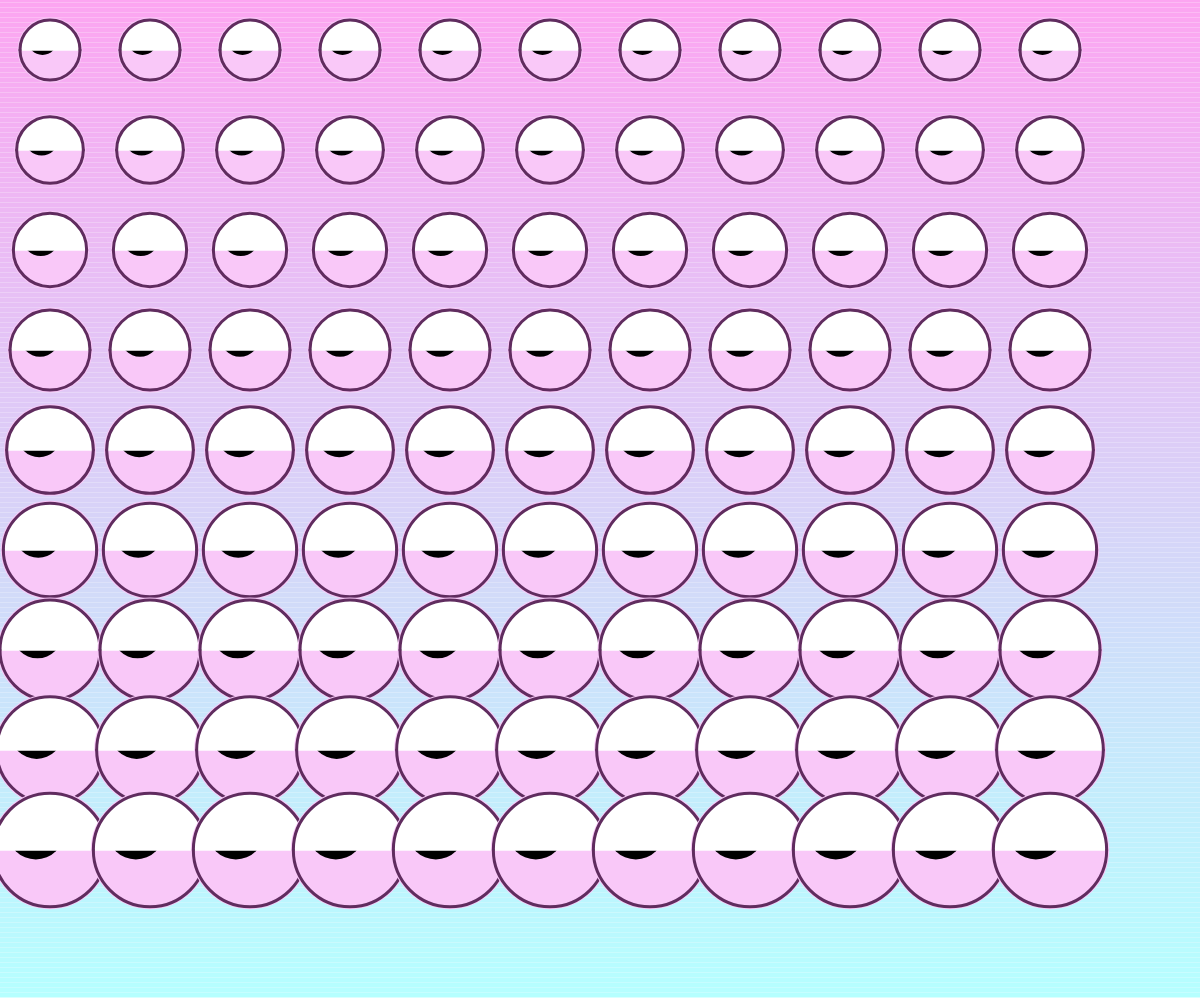
Frame 1 (no input)
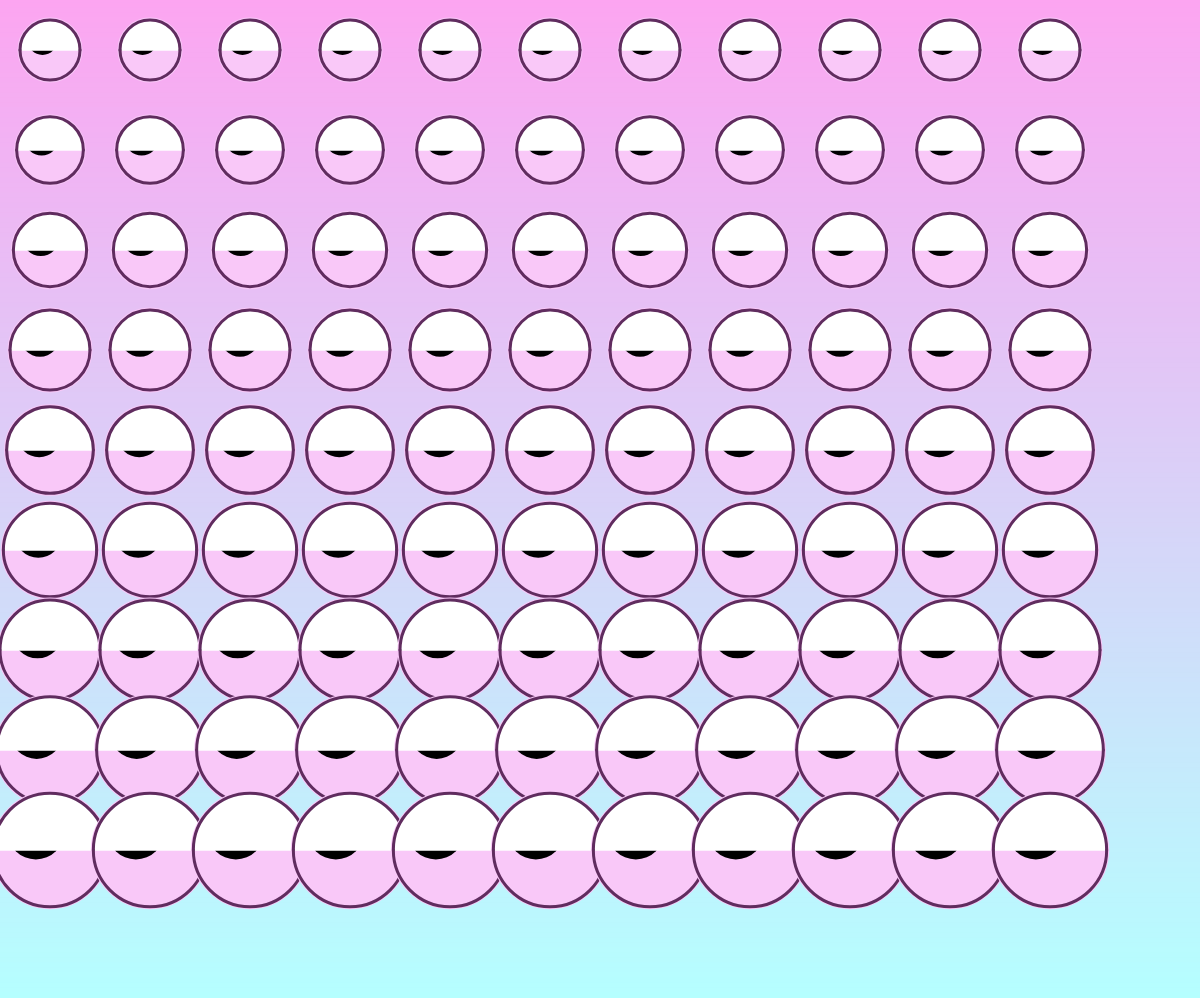
Frame 60 (no input)
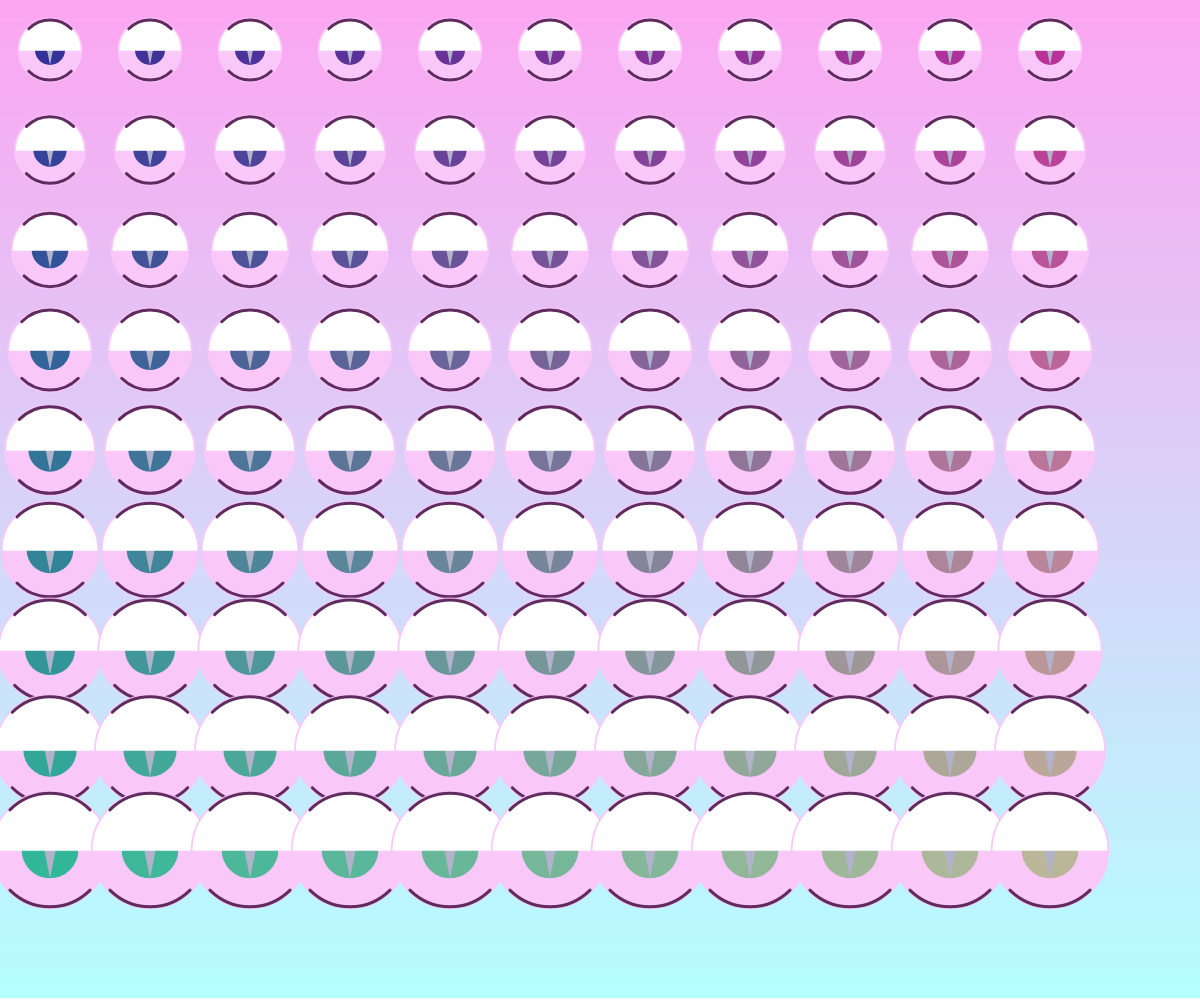
Frame 120 (the mouse pressed at the canvas centre since frame 60)

The p5.js sketch that drew these frames (run headless with seeded random() and noise() and a simulated clock; from frame 60 on, the mouse is pressed at the canvas centre):

// p5.js sketch
// ── sketch.js
// Assignment 2: Generative Pattern

function setup() {
  createCanvas(windowWidth, windowHeight);
}

function draw() {
  // this for loop increments y from 0 to the height of the canvas
  // it draws a line every 5 pixels, and changes the hue of the stroke color
  // to create a gradient effect
  // Gradient colors: # FCA5F1, # B5FFFF
  // #FCA5F1 is (252,165,241), #B5FFFF is (181,255,255)
  // This is based on the method taught by the teacher
  for (let y = 0; y<height; y+=5) {
    let r = map(y, 0, height, 252, 181);
    let g = map(y, 0, height, 165, 255);
    let b = map(y, 0, height, 241, 255);
    stroke(r, g, b);
    strokeWeight(5);
    line(0, y, width, y);
  }
  //noLoop(); // prevents draw from looping
  // Eye grid, place one eye every 100px, leaving 50px margins around each side
  for (let y = 50; y < height - 50; y += 100) {
    for (let x = 50; x < width - 50; x += 100) {
      push();
      // everything within this push/pop block
      // will be centered, with 0,0 as the center
      //point
      translate(x, y); // The center of each eye

      // The size of the eyes changes with the number of movements (the lower the movement, the larger the movement)
      let eyeSize = map(y, 50, height - 50, 60, 120);
      let pupilSize = eyeSize * 0.5;

      // Pupil follows the mouse (left, right, up and down), with a white radius of eyeSize/2 and a pupil radius of eyeSize/4
      // Map() maps the mouse position to a small displacement. The displacement should not be too large, otherwise it will "turn white".
      // First, provide a target displacement range, and then use constrict() for secondary protection.
      let offsetX = map(mouseX, 0, width, -eyeSize / 6, eyeSize / 6);
      let offsetY = map(mouseY, 0, height, -eyeSize / 6, eyeSize / 6);
      // Prevent the pupils from running out of the white range of the eyes
      // /6 as the target range, the response is more obvious; /8 as a limit, ensure that it will not exceed the limit.
      // The choices of/6 and/8 are my tactile values after multiple tests
      // Use the constraint function to restrict the movement of offsetX（https://p5js.org/reference/p5/constrain/）
      offsetX = constrain(offsetX, -eyeSize / 8, eyeSize / 8);
      
      
      
      // White eyes (light powder)
      stroke(249, 200, 248);
      fill(249, 200, 248);
      ellipse(0, 0, eyeSize, eyeSize);

      // The default pupil color is black, and it changes color when pressed with the mouse (depending on position), so that each eye is slightly different when pressed.
      let pr = map(x, 50, width - 50, 50, 200);
      let pg = map(y, 50, height - 50, 50, 200);
      let pb = map(mouseX, 0, width, 50, 255);
      if (mouseIsPressed) {
        fill(pr, pg, pb);
      } else {
        fill(0);
      }
      noStroke();
      ellipse(offsetX, offsetY, pupilSize, pupilSize);

      // Press the mouse and draw a colored diamond in the pupil
      // I want to make the details more 'toy like'
      if (mouseIsPressed) {
        // Color follows mouse position
        let cr = map(mouseX, 0, width, 100, 255);
        let cg = map(mouseY, 0, height, 100, 255);
        let cb = map(mouseX + mouseY, 0, width + height, 150, 255);
        fill(cr, cg, cb);
        noStroke();
        // Draw a diamond directly
        beginShape();
        vertex(offsetX, offsetY - pupilSize / 2);          // top
        vertex(offsetX + pupilSize * 0.1 , offsetY);        // right
        // In order to make the diamond appear thinner, it occupies about 20% of the size of the pupil, while the left and right sides each occupy 10%
        vertex(offsetX, offsetY + pupilSize / 2);          // bottom
        vertex(offsetX - pupilSize * 0.1, offsetY);        // left
        endShape(CLOSE);
      }

      // Cover the upper eyelid to make it look more like a blink
      fill(255);
      stroke(255);
      strokeWeight(1.5);
      arc(0, 0, eyeSize, eyeSize, PI, TWO_PI, CHORD);

      // Eyelid line, slightly closed with mouseY
      noFill();
      stroke(96, 44, 95);
      strokeWeight(3);
      let eyelid = map(mouseY, 0, height, 0, PI / 2);
      // Upper eyelid line
      arc(0, 0, eyeSize, eyeSize, PI + eyelid, TWO_PI - eyelid);
      // Lower eyelid line
      arc(0, 0, eyeSize, eyeSize, 0 + eyelid, PI - eyelid);

      pop();
    }
  }
}
